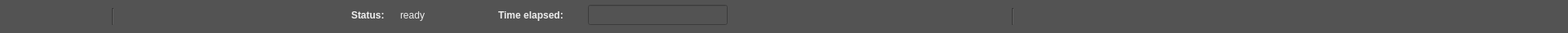
   <widget class="QWidget" name="widget" native="true">
    <property name="geometry">
     <rect>
      <x>0</x>
      <y>0</y>
      <width>1920</width>
      <height>41</height>
     </rect>
    </property>
    <property name="sizePolicy">
     <sizepolicy hsizetype="Maximum" vsizetype="Minimum">
      <horstretch>0</horstretch>
      <verstretch>0</verstretch>
     </sizepolicy>
    </property>
    <property name="maximumSize">
     <size>
      <width>1920</width>
      <height>16777215</height>
     </size>
    </property>
    <property name="mouseTracking">
     <bool>true</bool>
    </property>
    <property name="acceptDrops">
     <bool>true</bool>
    </property>
    <property name="styleSheet">
     <string notr="true">background-color: rgb(83, 83, 83);
color: #eee</string>
    </property>
    <widget class="QToolButton" name="zoomInBtn">
     <property name="geometry">
      <rect>
       <x>10</x>
       <y>6</y>
       <width>32</width>
       <height>32</height>
      </rect>
     </property>
     <property name="cursor">
      <cursorShape>ArrowCursor</cursorShape>
     </property>
     <property name="toolTip">
      <string>&lt;html&gt;&lt;head/&gt;&lt;body style=&quot;background-color: #dddddd; border-radius: 5px;&quot;&gt;&lt;img src=&quot;resource/gui/tooltip/zoom-in.png&quot;&gt;&lt;p&gt;&lt;strong&gt;Zoom In&lt;/strong&gt;&lt;br/&gt;Magnifies the view of an image&lt;/p&gt;&lt;/body&gt;&lt;/html&gt;</string>
     </property>
     <property name="whatsThis">
      <string>&lt;html&gt;&lt;head/&gt;&lt;body&gt;&lt;p&gt;&lt;span style=&quot; color:#ffffff;&quot;&gt;Add nodes&lt;/span&gt;&lt;/p&gt;&lt;/body&gt;&lt;/html&gt;</string>
     </property>
     <property name="styleSheet">
      <string notr="true">#zoomInBtn{
background-color: transparent;
border-image: url(&quot;resource/gui/tool/zoom-in.png&quot;);
background: none;
border-radius: 3px;
background-repeat: none;
}
#zoomInBtn:hover{
background-color: #454545;
border-radius: 3px;
border-image: url(&quot;resource/gui/tool/zoom-in.png&quot;);
}
#zoomInBtn:pressed{
background-color: #383838;
border-radius: 3px;
border-image: url(&quot;resource/gui/tool/zoom-in.png&quot;);
}</string>
     </property>
     <property name="text">
      <string/>
     </property>
     <property name="iconSize">
      <size>
       <width>16</width>
       <height>16</height>
      </size>
     </property>
    </widget>
    <widget class="QToolButton" name="zoomOutBtn">
     <property name="geometry">
      <rect>
       <x>53</x>
       <y>6</y>
       <width>32</width>
       <height>32</height>
      </rect>
     </property>
     <property name="toolTip">
      <string>&lt;html&gt;&lt;head/&gt;&lt;body style=&quot;background-color: #dddddd; border-radius: 5px;&quot;&gt;&lt;img src=&quot;resource/gui/tooltip/zoom-out.png&quot;&gt;&lt;p&gt;&lt;strong&gt;Zoom Out&lt;/strong&gt;&lt;br/&gt;Reduces the view of an image&lt;/p&gt;&lt;/body&gt;&lt;/html&gt;</string>
     </property>
     <property name="whatsThis">
      <string>&lt;html&gt;&lt;head/&gt;&lt;body&gt;&lt;p&gt;&lt;span style=&quot; color:#ffffff;&quot;&gt;Add nodes&lt;/span&gt;&lt;/p&gt;&lt;/body&gt;&lt;/html&gt;</string>
     </property>
     <property name="styleSheet">
      <string notr="true">#zoomOutBtn{
background-color: transparent;
border-image: url(&quot;resource/gui/tool/zoom-out.png&quot;);
background: none;
border-radius: 3px;
background-repeat: none;
}
#zoomOutBtn:hover{
background-color: #454545;
border-radius: 3px;
border-image: url(&quot;resource/gui/tool/zoom-out.png&quot;);
}
#zoomOutBtn:pressed{
background-color: #383838;
border-radius: 3px;
border-image: url(&quot;resource/gui/tool/zoom-out.png&quot;);
}</string>
     </property>
     <property name="text">
      <string/>
     </property>
     <property name="iconSize">
      <size>
       <width>16</width>
       <height>16</height>
      </size>
     </property>
    </widget>
    <widget class="QToolButton" name="zoomResetBtn">
     <property name="geometry">
      <rect>
       <x>96</x>
       <y>6</y>
       <width>32</width>
       <height>32</height>
      </rect>
     </property>
     <property name="toolTip">
      <string>&lt;html&gt;&lt;head/&gt;&lt;body&gt;&lt;p&gt;&lt;span style=&quot; font-weight:600;&quot;&gt;Reset zoom&lt;/span&gt;&lt;/p&gt;&lt;/body&gt;&lt;/html&gt;</string>
     </property>
     <property name="whatsThis">
      <string>&lt;html&gt;&lt;head/&gt;&lt;body&gt;&lt;p&gt;&lt;span style=&quot; color:#ffffff;&quot;&gt;Add nodes&lt;/span&gt;&lt;/p&gt;&lt;/body&gt;&lt;/html&gt;</string>
     </property>
     <property name="styleSheet">
      <string notr="true">#zoomResetBtn{
background-color: transparent;
border-image: url(&quot;resource/gui/tool/zoom-reset.png&quot;);
background: none;
border-radius: 3px;
background-repeat: none;
}
#zoomResetBtn:hover{
background-color: #454545;
border-radius: 3px;
border-image: url(&quot;resource/gui/tool/zoom-reset.png&quot;);
}
#zoomResetBtn:pressed{
background-color: #383838;
border-radius: 3px;
border-image: url(&quot;resource/gui/tool/zoom-reset.png&quot;);
}</string>
     </property>
     <property name="text">
      <string/>
     </property>
     <property name="iconSize">
      <size>
       <width>16</width>
       <height>16</height>
      </size>
     </property>
    </widget>
    <widget class="QToolButton" name="findShortestPathBtn">
     <property name="geometry">
      <rect>
       <x>1290</x>
       <y>6</y>
       <width>32</width>
       <height>32</height>
      </rect>
     </property>
     <property name="toolTip">
      <string>&lt;html&gt;&lt;head/&gt;&lt;body&gt;&lt;p&gt;&lt;img src=&quot;resource/gui/tooltip/shortest-path.png&quot;/&gt;&lt;/p&gt;&lt;p&gt;&lt;span style=&quot; font-weight:600;&quot;&gt;Find the Shortest Path&lt;/span&gt;&lt;br/&gt;Display the shortest path between 2 pages&lt;/p&gt;&lt;/body&gt;&lt;/html&gt;</string>
     </property>
     <property name="whatsThis">
      <string>&lt;html&gt;&lt;head/&gt;&lt;body&gt;&lt;p&gt;&lt;span style=&quot; color:#ffffff;&quot;&gt;Add nodes&lt;/span&gt;&lt;/p&gt;&lt;/body&gt;&lt;/html&gt;</string>
     </property>
     <property name="styleSheet">
      <string notr="true">#findShortestPathBtn{
background-color: transparent;
border-image: url(&quot;resource/gui/tool/shortestpath.png&quot;);
background: none;
border-radius: 3px;
background-repeat: none;
}
#findShortestPathBtn:hover{
background-color: #454545;
border-radius: 3px;
border-image: url(&quot;resource/gui/tool/shortestpath.png&quot;);
}
#findShortestPathBtn:pressed{
background-color: #383838;
border-radius: 3px;
border-image: url(&quot;resource/gui/tool/shortestpath.png&quot;);
}</string>
     </property>
    </widget>
    <widget class="QToolButton" name="crawlSettingBtn">
     <property name="geometry">
      <rect>
       <x>1190</x>
       <y>6</y>
       <width>32</width>
       <height>32</height>
      </rect>
     </property>
     <property name="sizePolicy">
      <sizepolicy hsizetype="Fixed" vsizetype="Fixed">
       <horstretch>0</horstretch>
       <verstretch>0</verstretch>
      </sizepolicy>
     </property>
     <property name="toolTip">
      <string>&lt;html&gt;&lt;head/&gt;&lt;body&gt;&lt;p&gt;&lt;span style=&quot; font-weight:600;&quot;&gt;Change crawl settings&lt;/span&gt;&lt;/p&gt;&lt;/body&gt;&lt;/html&gt;</string>
     </property>
     <property name="styleSheet">
      <string notr="true">#crawlSettingBtn{
background-color: transparent;
border-image: url(&quot;resource/gui/tool/setting.png&quot;);
background: none;
border-radius: 3px;
background-repeat: none;
}
#crawlSettingBtn:hover{
background-color: #454545;
border-radius: 3px;
border-image: url(&quot;resource/gui/tool/setting.png&quot;);
}
#crawlSettingBtn:pressed{
background-color: #383838;
border-radius: 3px;
border-image: url(&quot;resource/gui/tool/setting.png&quot;);
}</string>
     </property>
    </widget>
    <widget class="QToolButton" name="pauseBtn">
     <property name="geometry">
      <rect>
       <x>1110</x>
       <y>6</y>
       <width>32</width>
       <height>32</height>
      </rect>
     </property>
     <property name="sizePolicy">
      <sizepolicy hsizetype="Fixed" vsizetype="Fixed">
       <horstretch>0</horstretch>
       <verstretch>0</verstretch>
      </sizepolicy>
     </property>
     <property name="toolTip">
      <string>&lt;html&gt;&lt;head/&gt;&lt;body&gt;&lt;p&gt;&lt;span style=&quot; font-weight:600;&quot;&gt;Pause&lt;/span&gt;&lt;/p&gt;&lt;/body&gt;&lt;/html&gt;</string>
     </property>
     <property name="styleSheet">
      <string notr="true">#pauseBtn{
background-color: transparent;
border-image: url(&quot;resource/gui/tool/pause.png&quot;);
background: none;
border-radius: 3px;
background-repeat: none;
}
#pauseBtn:hover{
background-color: #454545;
border-radius: 3px;
border-image: url(&quot;resource/gui/tool/pause.png&quot;);
}
#pauseBtn:pressed{
background-color: #383838;
border-radius: 3px;
border-image: url(&quot;resource/gui/tool/pause.png&quot;);
}</string>
     </property>
    </widget>
    <widget class="QToolButton" name="searchBtn">
     <property name="geometry">
      <rect>
       <x>1330</x>
       <y>6</y>
       <width>32</width>
       <height>32</height>
      </rect>
     </property>
     <property name="sizePolicy">
      <sizepolicy hsizetype="Fixed" vsizetype="Fixed">
       <horstretch>0</horstretch>
       <verstretch>0</verstretch>
      </sizepolicy>
     </property>
     <property name="toolTip">
      <string>&lt;html&gt;&lt;head/&gt;&lt;body&gt;&lt;p&gt;&lt;span style=&quot; font-weight:600;&quot;&gt;Search&lt;/span&gt;&lt;br/&gt;Search for a page or category&lt;/p&gt;&lt;/body&gt;&lt;/html&gt;</string>
     </property>
     <property name="styleSheet">
      <string notr="true">#searchBtn{
background-color: transparent;
border-image: url(&quot;resource/gui/tool/search.png&quot;);
background: none;
border-radius: 3px;
background-repeat: none;
}
#searchBtn:hover{
background-color: #454545;
border-radius: 3px;
border-image: url(&quot;resource/gui/tool/search.png&quot;);
}
#filter_dialog_btn:pressed{
background-color: #383838;
border-radius: 3px;
border-image: url(&quot;resource/gui/tool/search.png&quot;);
}</string>
     </property>
    </widget>
    <widget class="Line" name="line_4">
     <property name="geometry">
      <rect>
       <x>130</x>
       <y>10</y>
       <width>16</width>
       <height>21</height>
      </rect>
     </property>
     <property name="styleSheet">
      <string notr="true"/>
     </property>
     <property name="orientation">
      <enum>Qt::Vertical</enum>
     </property>
    </widget>
    <widget class="Line" name="line_5">
     <property name="geometry">
      <rect>
       <x>1230</x>
       <y>10</y>
       <width>20</width>
       <height>21</height>
      </rect>
     </property>
     <property name="styleSheet">
      <string notr="true"/>
     </property>
     <property name="orientation">
      <enum>Qt::Vertical</enum>
     </property>
    </widget>
    <widget class="QToolButton" name="showChartsBtn">
     <property name="geometry">
      <rect>
       <x>1250</x>
       <y>6</y>
       <width>32</width>
       <height>32</height>
      </rect>
     </property>
     <property name="toolTip">
      <string>&lt;html&gt;&lt;head/&gt;&lt;body&gt;&lt;p&gt;&lt;img src=&quot;resource/gui/tooltip/graph.png&quot;/&gt;&lt;/p&gt;&lt;p&gt;&lt;span style=&quot; font-weight:600;&quot;&gt;Statistical Graphs&lt;/span&gt;&lt;br/&gt;Export statistical histograms/charts&lt;/p&gt;&lt;/body&gt;&lt;/html&gt;</string>
     </property>
     <property name="whatsThis">
      <string>&lt;html&gt;&lt;head/&gt;&lt;body&gt;&lt;p&gt;&lt;span style=&quot; color:#ffffff;&quot;&gt;Add nodes&lt;/span&gt;&lt;/p&gt;&lt;/body&gt;&lt;/html&gt;</string>
     </property>
     <property name="styleSheet">
      <string notr="true">#showChartsBtn{
background-color: transparent;
border-image: url(&quot;resource/gui/tool/chart.png&quot;);
background: none;
border-radius: 3px;
background-repeat: none;
}
#showChartsBtn:hover{
background-color: #454545;
border-radius: 3px;
border-image: url(&quot;resource/gui/tool/chart.png&quot;);
}
#showChartsBtn:pressed{
background-color: #383838;
border-radius: 3px;
border-image: url(&quot;resource/gui/tool/chart.png&quot;);
}</string>
     </property>
    </widget>
    <widget class="QToolButton" name="startBtn">
     <property name="geometry">
      <rect>
       <x>1150</x>
       <y>6</y>
       <width>32</width>
       <height>32</height>
      </rect>
     </property>
     <property name="sizePolicy">
      <sizepolicy hsizetype="Fixed" vsizetype="Fixed">
       <horstretch>0</horstretch>
       <verstretch>0</verstretch>
      </sizepolicy>
     </property>
     <property name="toolTip">
      <string>&lt;html&gt;&lt;head/&gt;&lt;body&gt;&lt;p&gt;&lt;span style=&quot; font-weight:600;&quot;&gt;Start&lt;/span&gt;&lt;/p&gt;&lt;/body&gt;&lt;/html&gt;</string>
     </property>
     <property name="styleSheet">
      <string notr="true">#startBtn{
background-color: transparent;
border-image: url(&quot;resource/gui/tool/start.png&quot;);
background: none;
border-radius: 3px;
background-repeat: none;
}
#startBtn:hover{
background-color: #454545;
border-radius: 3px;
border-image: url(&quot;resource/gui/tool/start.png&quot;);
}
#startBtn:pressed{
background-color: #383838;
border-radius: 3px;
border-image: url(&quot;resource/gui/tool/start.png&quot;);
}</string>
     </property>
    </widget>
    <widget class="QToolButton" name="stopBtn">
     <property name="geometry">
      <rect>
       <x>1150</x>
       <y>6</y>
       <width>32</width>
       <height>32</height>
      </rect>
     </property>
     <property name="sizePolicy">
      <sizepolicy hsizetype="Fixed" vsizetype="Fixed">
       <horstretch>0</horstretch>
       <verstretch>0</verstretch>
      </sizepolicy>
     </property>
     <property name="toolTip">
      <string>&lt;html&gt;&lt;head/&gt;&lt;body&gt;&lt;p&gt;&lt;span style=&quot; font-weight:600;&quot;&gt;Stop&lt;/span&gt;&lt;/p&gt;&lt;/body&gt;&lt;/html&gt;</string>
     </property>
     <property name="styleSheet">
      <string notr="true">#stopBtn{
background-color: transparent;
border-image: url(&quot;resource/gui/tool/stop.png&quot;);
background: none;
border-radius: 3px;
background-repeat: none;
}
#stopBtn:hover{
background-color: #454545;
border-radius: 3px;
border-image: url(&quot;resource/gui/tool/stop.png&quot;);
}
#stopBtn:pressed{
background-color: #383838;
border-radius: 3px;
border-image: url(&quot;resource/gui/tool/stop.png&quot;);
}</string>
     </property>
    </widget>
    <widget class="QToolButton" name="resumeBtn">
     <property name="geometry">
      <rect>
       <x>1110</x>
       <y>6</y>
       <width>32</width>
       <height>32</height>
      </rect>
     </property>
     <property name="sizePolicy">
      <sizepolicy hsizetype="Fixed" vsizetype="Fixed">
       <horstretch>0</horstretch>
       <verstretch>0</verstretch>
      </sizepolicy>
     </property>
     <property name="toolTip">
      <string>&lt;html&gt;&lt;head/&gt;&lt;body&gt;&lt;p&gt;&lt;span style=&quot; font-weight:600;&quot;&gt;Resume&lt;/span&gt;&lt;/p&gt;&lt;/body&gt;&lt;/html&gt;</string>
     </property>
     <property name="styleSheet">
      <string notr="true">#resumeBtn{
background-color: transparent;
border-image: url(&quot;resource/gui/tool/resume.png&quot;);
background: none;
border-radius: 3px;
background-repeat: none;
}
#resumeBtn:hover{
background-color: #454545;
border-radius: 3px;
border-image: url(&quot;resource/gui/tool/resume.png&quot;);
}
#resumeBtn:pressed{
background-color: #383838;
border-radius: 3px;
border-image: url(&quot;resource/gui/tool/resume.png&quot;);
}</string>
     </property>
    </widget>
    <widget class="QLabel" name="label_2">
     <property name="geometry">
      <rect>
       <x>430</x>
       <y>10</y>
       <width>51</width>
       <height>17</height>
      </rect>
     </property>
     <property name="styleSheet">
      <string notr="true">font-weight: bold</string>
     </property>
     <property name="text">
      <string>Status:</string>
     </property>
    </widget>
    <widget class="QLabel" name="label_5">
     <property name="geometry">
      <rect>
       <x>610</x>
       <y>10</y>
       <width>101</width>
       <height>17</height>
      </rect>
     </property>
     <property name="styleSheet">
      <string notr="true">font-weight: bold</string>
     </property>
     <property name="text">
      <string>Time elapsed:</string>
     </property>
    </widget>
    <widget class="QLineEdit" name="timeElapsed">
     <property name="enabled">
      <bool>true</bool>
     </property>
     <property name="geometry">
      <rect>
       <x>720</x>
       <y>6</y>
       <width>171</width>
       <height>25</height>
      </rect>
     </property>
     <property name="frame">
      <bool>true</bool>
     </property>
     <property name="readOnly">
      <bool>true</bool>
     </property>
    </widget>
    <widget class="QLabel" name="status">
     <property name="geometry">
      <rect>
       <x>490</x>
       <y>10</y>
       <width>101</width>
       <height>17</height>
      </rect>
     </property>
     <property name="text">
      <string>ready</string>
     </property>
    </widget>
   </widget>
